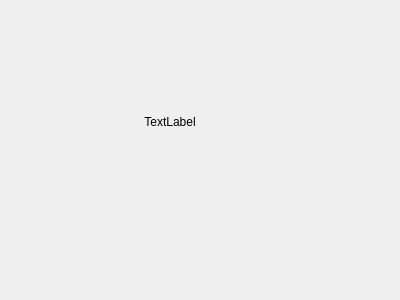
<?xml version="1.0" encoding="UTF-8"?>
<ui version="4.0">
 <class>BForm</class>
 <widget class="QWidget" name="BForm">
  <property name="geometry">
   <rect>
    <x>0</x>
    <y>0</y>
    <width>400</width>
    <height>300</height>
   </rect>
  </property>
  <property name="windowTitle">
   <string>Form</string>
  </property>
  <widget class="QWidget" name="verticalLayoutWidget">
   <property name="geometry">
    <rect>
     <x>90</x>
     <y>60</y>
     <width>160</width>
     <height>80</height>
    </rect>
   </property>
   <layout class="QVBoxLayout" name="verticalLayout">
    <item>
     <widget class="QLabel" name="label">
      <property name="text">
       <string/>
      </property>
      <property name="pixmap">
       <pixmap resource="res.qrc">:/res/icons/open.png</pixmap>
      </property>
      <property name="alignment">
       <set>Qt::AlignCenter</set>
      </property>
     </widget>
    </item>
    <item>
     <widget class="QLabel" name="label_2">
      <property name="text">
       <string>TextLabel</string>
      </property>
      <property name="alignment">
       <set>Qt::AlignCenter</set>
      </property>
     </widget>
    </item>
   </layout>
  </widget>
 </widget>
 <resources>
  <include location="res.qrc"/>
 </resources>
 <connections/>
</ui>
